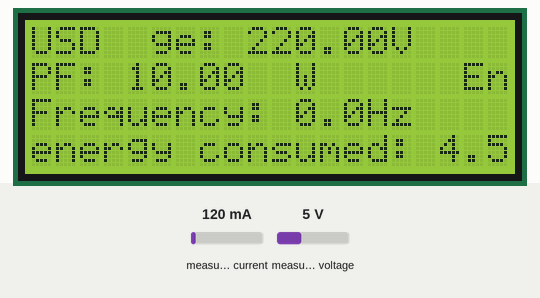
Bench run of a sketch on a simulated ESP32. On the bench: 20×4 character LCD. The test bench sets the inputs (shaded band); at power-on: measured current 120 mA, measured voltage 5 V. WiFi joins after 1.5 s; servers stay silent unless stated; what the sketch prints to the serial monitor is not drawn.

Above: at 17.0 s.
17.1 s: measured current set to 500 mA
At 22.8 s:
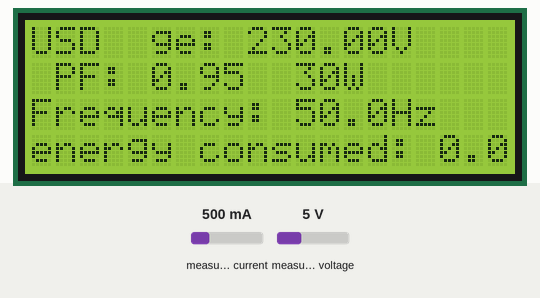
31.1 s: measured current set to 40 mA
At 43.3 s:
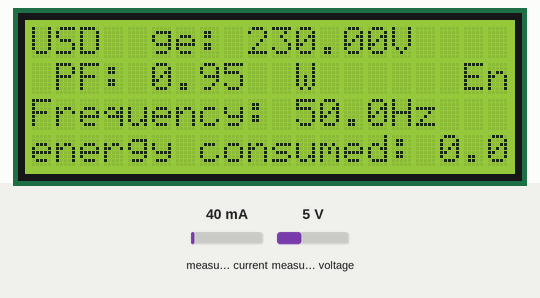
59.1 s: measured current set to 1000 mA
At 62.8 s:
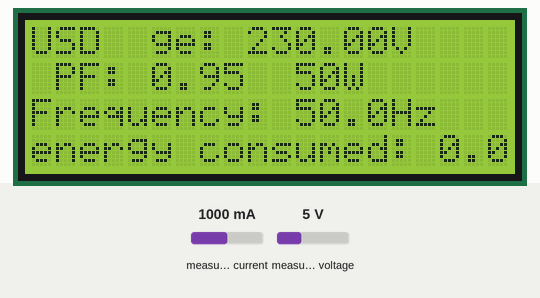
73.1 s: measured current set to 40 mA
At 82.9 s:
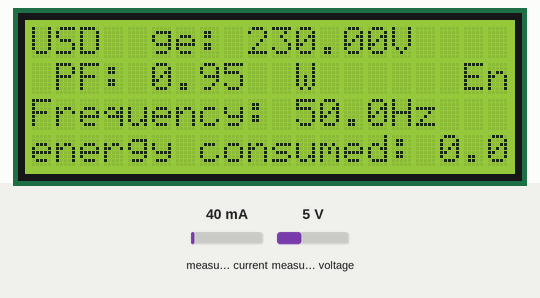
Timing chart, 0 to 84.4 s (numbered marks = the images above; inputs shaded):
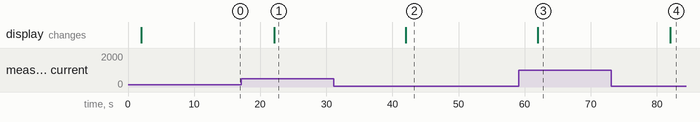

Measured:
- after the input at 17.1 s, the display: changes after 5.0 s (image 1)
- after the input at 31.1 s, the display: changes after 10.9 s (image 2)
- after the input at 59.1 s, the display: changes after 2.9 s (image 3)
- after the input at 73.1 s, the display: changes after 8.9 s (image 4)

The sketch:

blynk.ino
```cpp
//Included libraries
#define BLYNK_PRINT Serial

#include <PZEM004Tv30.h>
#include <LiquidCrystal_I2C.h>      // Liquid Crystal I2C library
#include <WiFi.h>
#include <WiFiClient.h>
#include <Wire.h>
#include "BlynkSimpleEsp32.h"
LiquidCrystal_I2C lcd(0x27, 20, 4); // Display address 0x27, I2C 20 x 4
// Read the data from the sensor
float voltage = 220.0;
float current = 0.7;
float power = 9.0;
float energy = 3.0 ;
float frequency;
float pf = 10.0 ;
int timedelay = 20000L; //set timer to run get data once every minute or 20,000 miliseconds
#if defined(ESP32)
PZEM004Tv30 pzem(Serial2, 16, 17);
#else
PZEM004Tv30 pzem(Serial2);
#endif

float
costPerHour = 1.5 ,//usd
cost = 0.0;
// You should get Auth Token in the Blynk App.
char auth[] = "JpgjVrRy-WKeHQGyKyfBqobQzpMWcrEa";
// Your WiFi credentials.
char ssid[] = "Wifi_Network_Here";
char pass[] = "Wifi_Password_Here";
BlynkTimer timer;
// This function sends Arduino's up time every second to Virtual Pin (5).
// In the app, Widget's reading frequency should be set to PUSH. This means
// that you define how often to send data to Blynk App.
void Sensors () //main function to read sensors and push to blynk
{
  Serial.print("Custom Address:");
  Serial.println(pzem.readAddress(), HEX);

  // Read the data from the sensor
  voltage = pzem.voltage();
  current = pzem.current();
  power = pzem.power();
  energy = pzem.energy();
  frequency = pzem.frequency();
  pf = pzem.pf();

  // Check if the data is valid
  if (isnan(voltage)) {
    Serial.println("Error reading voltage");
  } else if (isnan(current)) {
    Serial.println("Error reading current");
  } else if (isnan(power)) {
    Serial.println("Error reading power");
  } else if (isnan(energy)) {
    Serial.println("Error reading energy");
  } else if (isnan(frequency)) {
    Serial.println("Error reading frequency");
  } else if (isnan(pf)) {
    Serial.println("Error reading power factor");
  } else {

    // Print the values to the Serial console
    Serial.print("Voltage: ");      Serial.print(voltage);      Serial.println("V");
    Serial.print("Current: ");      Serial.print(current);      Serial.println("A");
    Serial.print("Power: ");        Serial.print(power);        Serial.println("W");
    Serial.print("Energy: ");       Serial.print(energy, 3);     Serial.println("kWh");
    Serial.print("Frequency: ");    Serial.print(frequency, 1); Serial.println("Hz");
    Serial.print("PF: ");           Serial.println(pf);


    //This connects vales to virtual pins defined in the widgets in the Blynk app
    Blynk.virtualWrite(V5, voltage );// Send volatge to virtual pin 5
    Blynk.virtualWrite(V6, current); // Send current to virtual pin 6
    Blynk.virtualWrite(V7, power); // Send power to viryual pin 7
    Blynk.virtualWrite(V8, frequency); // Sendfreq to 8
    Blynk.virtualWrite(V9, pf); // Send pf to 9
    Blynk.virtualWrite(V10, cost); // Send cost to 10

  }
}
void setup()
{
  Serial.begin(9600); // Debug console
  Blynk.begin(auth, ssid, pass); // connect to blynk
  timer.setInterval(timedelay, Sensors); // Setup a function to be called every minute or what timedelay is set to
  Serial.begin(115200);
  lcd.init();         // start the lcd library
  lcd.backlight();    // turn on the lcd backlight
  lcd.clear();        // clear the cld screen
  // Uncomment in order to reset the internal energy counter
  // pzem.resetEnergy()
}
//Void loop should only contain blynk.run and timer
void loop() {
  Blynk.run(); // Run blynk
  timer.run(); // Initiates BlynkTimer

  lcd.setCursor(0, 0);
  lcd.print("Voltage: ");      lcd.print(voltage);      lcd.println("V");
  lcd.print("   Current: ");      lcd.print(current);      lcd.println("A");
  lcd.setCursor(0, 1);
  lcd.print("Power: ");        lcd.print(power);        lcd.println("W");
  lcd.print("    Energy: ");       lcd.print(energy, 3);     lcd.println("kWh");
  lcd.setCursor(0, 2);
  lcd.print("Frequency: ");    lcd.print(frequency, 1); lcd.println("Hz");
  lcd.print("  PF: ");           lcd.println(pf);
  // cost of electricity per hour = kwh x time in hours
  //per usint cost = 1 kw
  //electricity consumed
  cost = energy * costPerHour;
  lcd.setCursor(0, 3);
  lcd.print("energy consumed: ");    lcd.print(cost, 1); lcd.println("USD");
}
```
